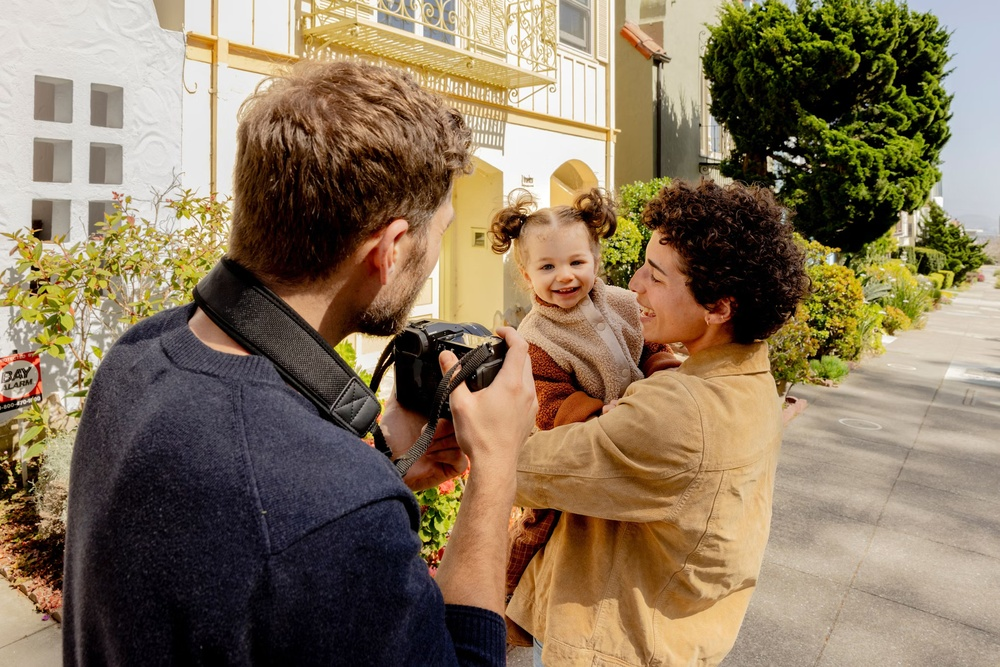
#> input picture example-2.jpg, 1000 x 667 px, shrunk from 2070 x 1381 before the run
$ python interactiveedgedetectionandfiltering.py   (older library calls are emulated)
#> lines starting #> are read from the running program, lines starting #| are printed output that depends on the picture
import cv2
import numpy as np
import matplotlib.pyplot as plt

def display_image(title, image):
    """Utility function to display an image"""

    plt.figure(figsize=(8,8))
    if len(image.shape) == 2:
        plt.imshow(image,cmap= "grey")

    else:
        plt.imshow(cv2.cvtColor(image,cv2.COLOR_BGR2RGB))

    plt.title(title)
    plt.axis("off")
    plt.show()

def interactive_edge_detection(image_path):
#> called with image_path = 'example-2.jpg'
    image = cv2.imread(image_path)
#> image is the input picture: shape (667, 1000, 3); mean B, G, R 92.9, 117.6, 135.7

    if image is None:
        print("Error: Image not found")

        return
    gray_image = cv2.cvtColor(image, cv2.COLOR_BGR2GRAY)
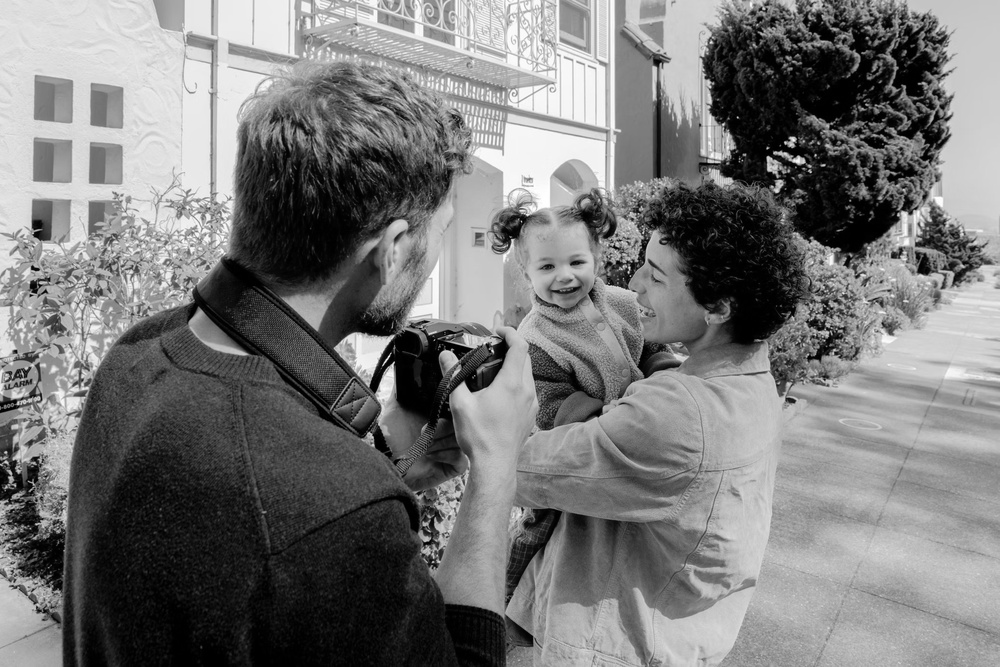
#> gray_image: shape (667, 1000); min 0, max 255, mean 120.2
    display_image("Original Grayscale Image", gray_image)


    print("Select an option: ")
    print("1. Sobel Edge Detection ")
    print("2. Canny Edge Detection  ")
    print("3. Laplaican Edge Detection ")
    print("4. Gaussian Smoothing ")
    print("5. Median Filtering ")
    print("6. Exit")
    print("7. Undo")
    print("8. Clear History")
    print("9. Check History")
    history = ""

    while True:
        choice = input("Enter your choice (1-9)")
#> the answer given: 1
#> in interactive_edge_detection, `sobelx = cv2.Sobel(gray_image,cv2.CV_64F,1,0,ksize = 3)`:
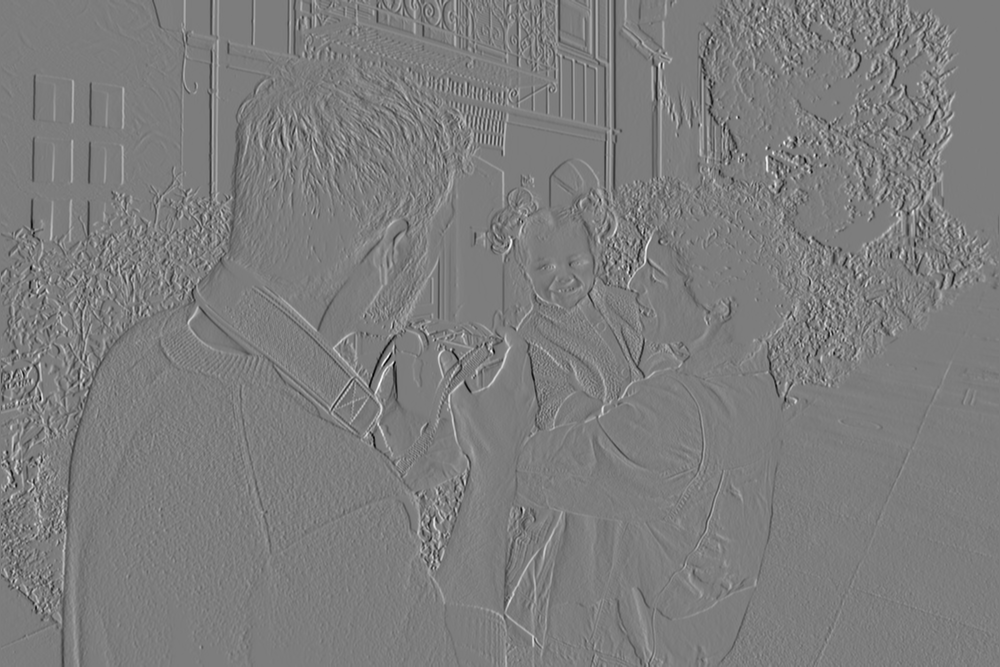
#> sobelx: shape (667, 1000) float64; min -798, max 826, mean 0; drawn with min black and max white
#> in interactive_edge_detection, `combined_sobel1 = cv2.bitwise_or(sobelx.astype(np.uint8),sobely.astype..`:
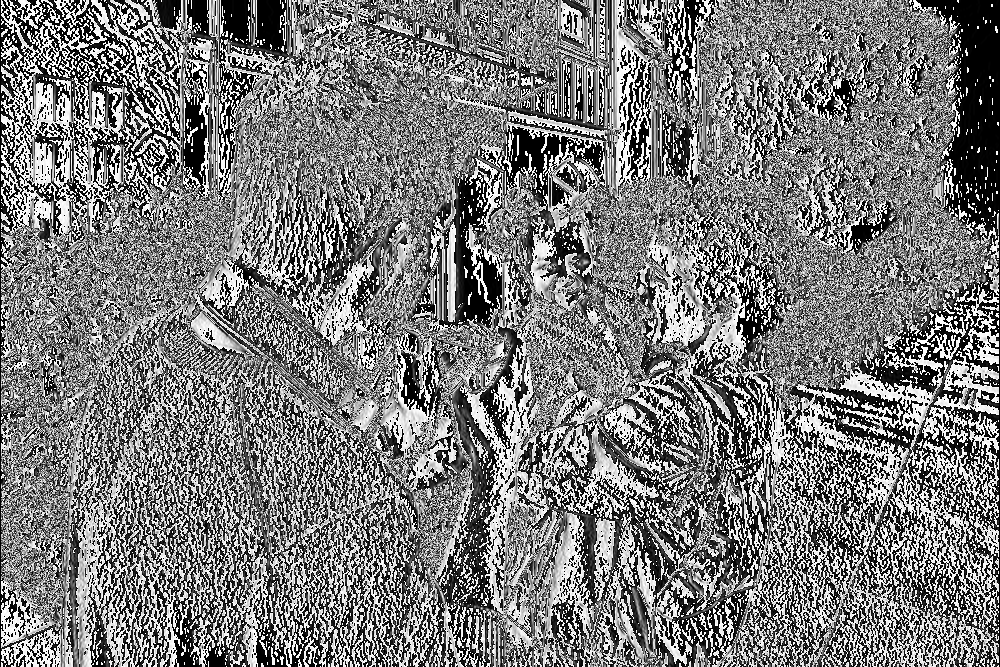
#> combined_sobel1: shape (667, 1000); min 0, max 255, mean 123
#> the answer given: 1
#> the answer given: 1
#> the answer given: 1
#> the answer given: 1
#> the answer given: 1


        if choice == "1":
            sobelx = cv2.Sobel(gray_image,cv2.CV_64F,1,0,ksize = 3)

            sobely = cv2.Sobel(gray_image,cv2.CV_64F,1,0,ksize = 3)

            combined_sobel1 = cv2.bitwise_or(sobelx.astype(np.uint8),sobely.astype(np.uint8))
            history += "Sobel Edge Detection"


            display_image("Sobel Image Dectection", combined_sobel1)
            plt.imshow(image)
            cv2.imwrite("edited_image.jpg",combined_sobel1)
        elif choice == "2":
            print("Adjust threshold for Canny(default: 100 and 200)")
            threshold1 = int(input("Enter lower threshold for Canny"))
            threshold2 = int(input("Enter higher threshold for Canny"))
            history += "Canny Edge Detection"

            result = cv2.Canny(gray_image,threshold1,threshold2)
            display_image("Canny Edge detection",result)
            plt.imshow(image)
            cv2.imwrite("edited_image.jpg",result)

        elif choice == "3":
            result = cv2.Laplacian(gray_image,cv2.CV_64F)
            display_image("Laplacian Edge Detection",np.abs(result).astype(np.uint8))
            plt.imshow(image)
            cv2.imwrite("edited_image.jpg",result)
            history += "Laplaican Edge Detection"
        elif choice == "4":
            print("Adjust Kernel Size for Gaussian blur(must be odd, default:5)")
            ksize = int(input("Enter Kernel size for Gaussian smoothing (odd number)"))
            result = cv2.GaussianBlur(image,(ksize,ksize),0)
            display_image("Gaussian Smoothed Image",result)
            plt.imshow(image)
            cv2.imwrite("edited_image.jpg",result)
            history +="Gaussian Smoothing"
        elif choice == "5":
            print("Adjust Kernel Size for Median filtering(must be odd, default:5)")
            ksize = int(input("Enter Kernel size for Median filtering (odd number)"))
            result = cv2.medianBlur(image,ksize)
            display_image("Median Filtered Image",result)
            history =  history + "Median Filtering"
            cv2.imwrite("edited_image.jpg",result)
        elif choice == "6":
            print("Existing...")
            history += "Exit"
            break

        elif choice == "7":
            plt.close('all')
            display_image("Original Image",gray_image)
            history += "Original Image"

        elif choice == "8":
            history = ""
            print("Cleared History")
        elif choice == "9":
            print(history)


        else:
            print("Invalid choice. Please select a number between 1 and 6")

#> (the run stopped early here; a loop or call above may not have finished)

$ run again, with example.jpg copied over example-2.jpg
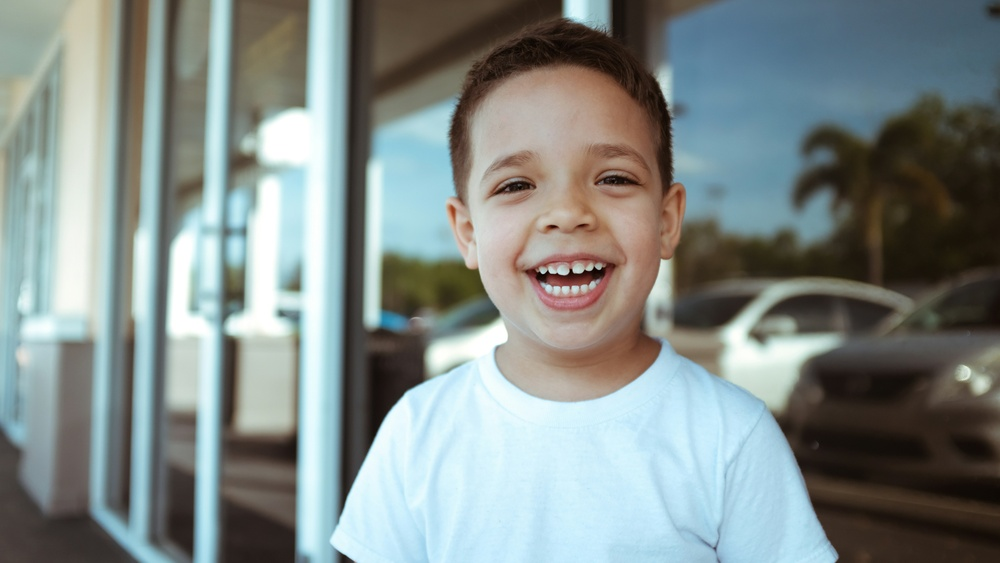
#> input picture example.jpg, 1000 x 563 px, shrunk from 6000 x 3376 before the run
#> in interactive_edge_detection, image is the input picture: shape (563, 1000, 3); mean B, G, R 137, 139.2, 129.6
#> in interactive_edge_detection, `sobelx = cv2.Sobel(gray_image,cv2.CV_64F,1,0,ksize = 3)`:
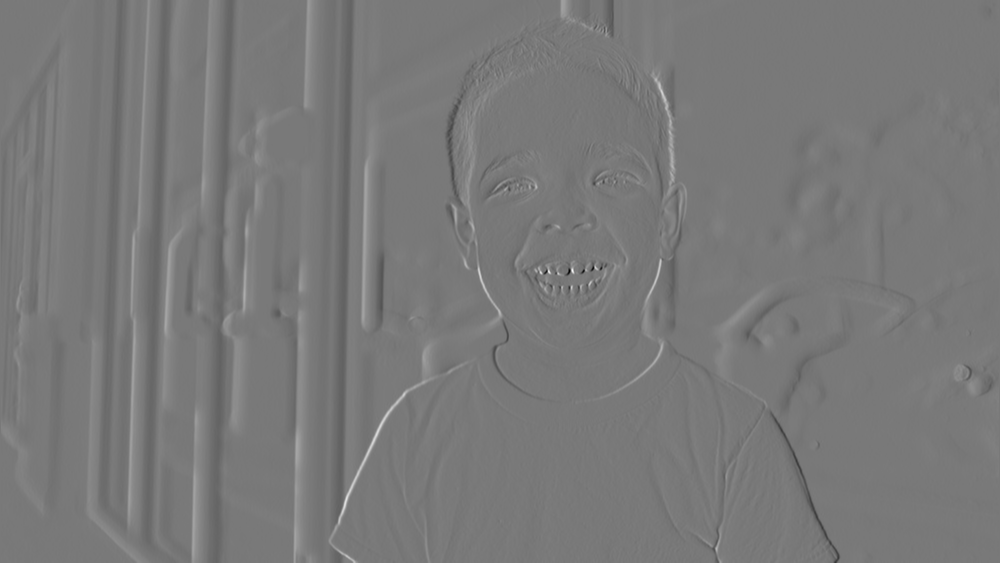
#> sobelx: shape (563, 1000) float64; min -729, max 802, mean -0.8; drawn with min black and max white
#> in interactive_edge_detection, `combined_sobel1 = cv2.bitwise_or(sobelx.astype(np.uint8),sobely.astype..`:
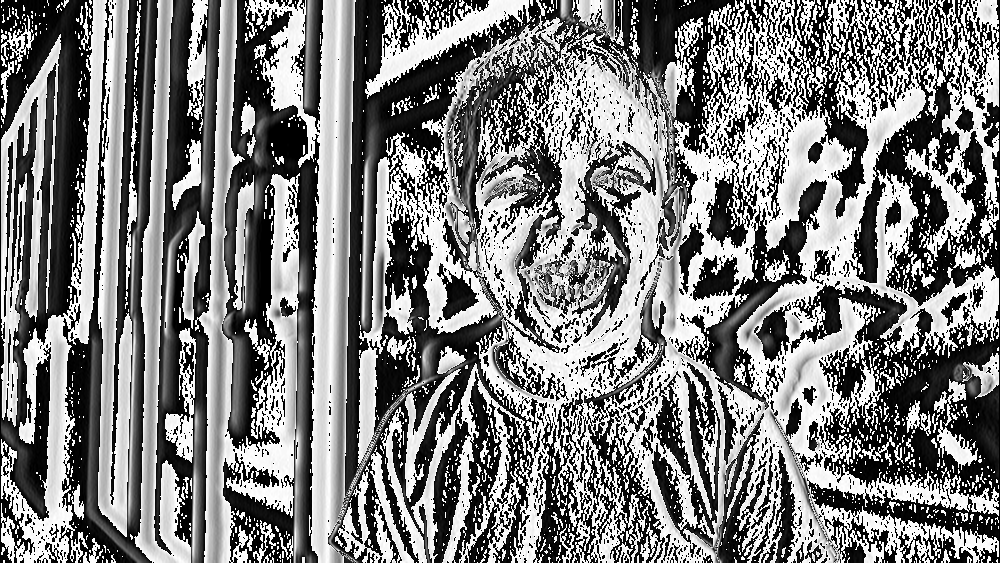
#> combined_sobel1: shape (563, 1000); min 0, max 255, mean 126.2
